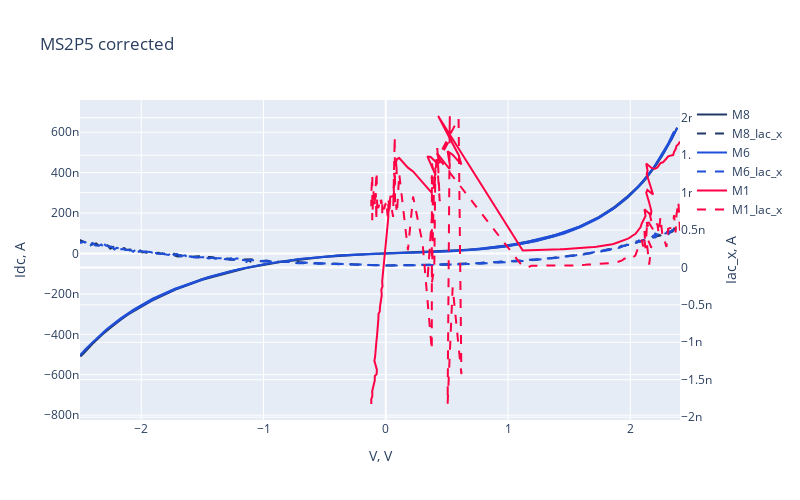

Notebook code cell kept with this figure:
### Code cell
fig = go.Figure()
dfs, labels = build_dfs(data_dir)
plotter(fig, dfs, labels, device)

### Figure 1 — Plotly figure (JSON) as saved in the notebook; plotly's stock layout.template omitted (floating-point values rounded to 4 significant figures; data arrays with more than 128 entries replaced by an {"elided": "..."} marker saying what was removed)
{"data": [{"line": {"color": "#203866", "width": 2}, "mode": "lines", "name": "M8", "type": "scatter", "x": {"elided": "501 float values"}, "y": {"elided": "501 float values"}, "yaxis": "y"}, {"line": {"color": "#203866", "dash": "dash", "width": 2}, "mode": "lines", "name": "M8_Iac_x", "type": "scatter", "x": {"elided": "501 float values"}, "y": {"elided": "501 float values"}, "yaxis": "y2"}, {"line": {"color": "#1f4fd8", "width": 2}, "mode": "lines", "name": "M6", "type": "scatter", "x": {"elided": "499 float values"}, "y": {"elided": "499 float values"}, "yaxis": "y"}, {"line": {"color": "#1f4fd8", "dash": "dash", "width": 2}, "mode": "lines", "name": "M6_Iac_x", "type": "scatter", "x": {"elided": "499 float values"}, "y": {"elided": "499 float values"}, "yaxis": "y2"}, {"line": {"color": "#ff0044", "width": 2}, "mode": "lines", "name": "M1", "type": "scatter", "x": {"elided": "159 float values"}, "y": {"elided": "159 float values"}, "yaxis": "y"}, {"line": {"color": "#ff0044", "dash": "dash", "width": 2}, "mode": "lines", "name": "M1_Iac_x", "type": "scatter", "x": {"elided": "159 float values"}, "y": {"elided": "159 float values"}, "yaxis": "y2"}], "layout": {"height": 500, "title": {"text": "MS2P5 corrected"}, "width": 800, "xaxis": {"title": {"text": "V, V"}}, "yaxis": {"title": {"text": "Idc, A"}}, "yaxis2": {"overlaying": "y", "side": "right", "title": {"text": "Iac_x, A"}}}}
